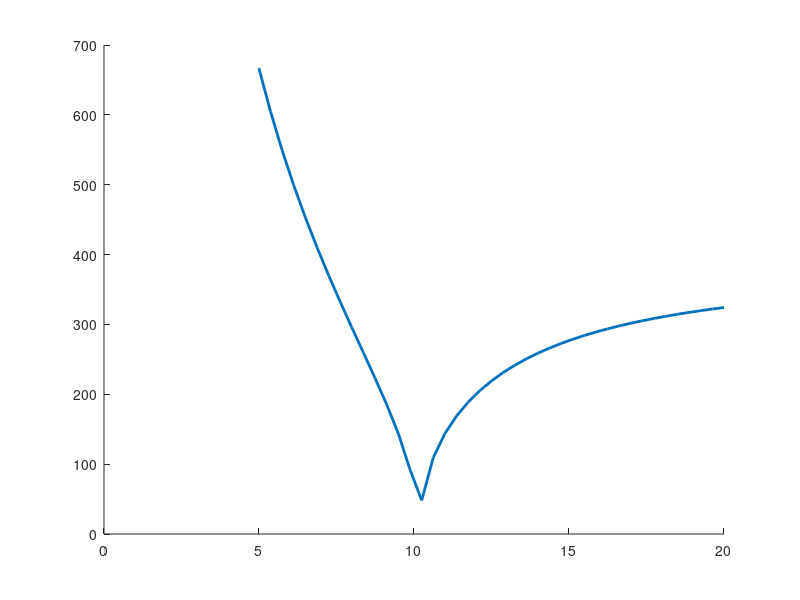
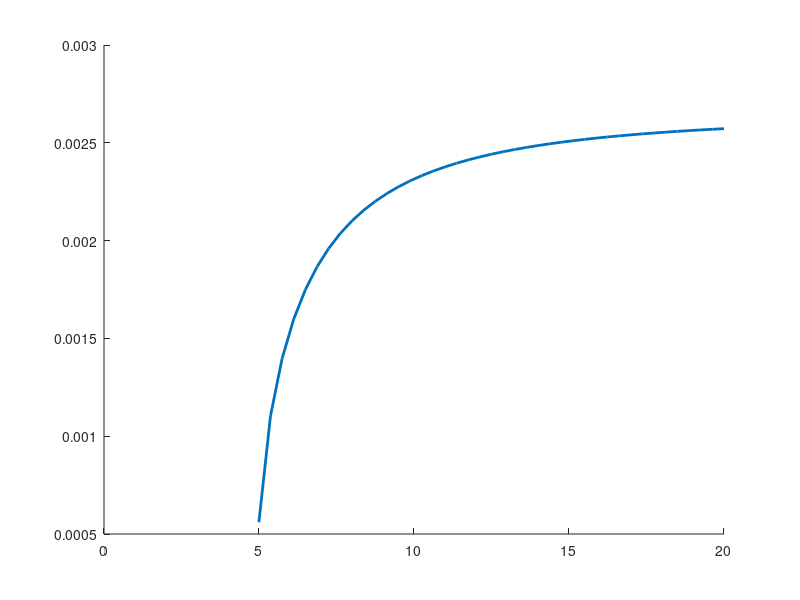

These figures' MATLAB source, in order:
c0 = 3e8;
er = 1;
mur = 1;
er0 = 8.85418782e-12; % Free space permittivity
mu0 = 1.25663706e-6;  % Free Space Permeability

epsilon = er * er0;
mu = mur .* mu0;

% f = linspace(10.15e9, 14e9, 41);
f = linspace(4.99654e9, 20e9, 41);
k0 = 2 * pi .* f./c0;
omega = 2 .* pi .* f;


Str = load('Xmn_azimuthal_inc_TM.mat');

str = Str.xmn_TM;

% N = linspace(1, 10, 10);
N = 1;

R = 1.8e-2;

for i = 1:length(N)
    for k = 1:length(f)
        xmn(i, k) = str(N(i)).xmn;
        beta_rho(i, k) = xmn(i)./R;
        M(i, k) = str(N(i)).m;
        beta_z(i, k) = -1j .* sqrt(-(k0(k).^2 - (beta_rho(i, k)).^2));
        ZTM(i, k) = beta_z(i, k)./(omega(k) .* epsilon);
        YTM(i, k) = 1./ZTM(i, k);
       
    end
     figure(1000); hold on; plot(f*1e-9, abs(ZTM(i, :)), 'LineWidth', 2);
end
%%
c0 = 3e8;
er = 1;
mur = 1;
er0 = 8.85418782e-12; % Free space permittivity
mu0 = 1.25663706e-6;  % Free Space Permeability

epsilon = er * er0;
mu = mur .* mu0;
% f = linspace(4.99654e9, 20e9, 41);

k0 = 2 * pi .* f./c0;
omega = 2 .* pi .* f;


Str = load('Xmn_azimuthal_inc_TE.mat');

str = Str.xmn_TE;

% N = linspace(1, 10, 10);
N = 1;

R = 1.8e-2;

for i = 1:length(N)
    for k = 1:length(f)
        xmn(i, k) = str(N(i)).xmn;
        beta_rho(i, k) = xmn(i)./R;
        M(i, k) = str(N(i)).m;
        beta_z(i, k) = -1j .* sqrt(-(k0(k).^2 - (beta_rho(i, k)).^2));
        YTE(i, k) = beta_z(i, k)./(omega(k) .* mu);
        
       
    end
     figure(1001); hold on; plot(f*1e-9, abs(YTE(i, :)), 'LineWidth', 2);
end